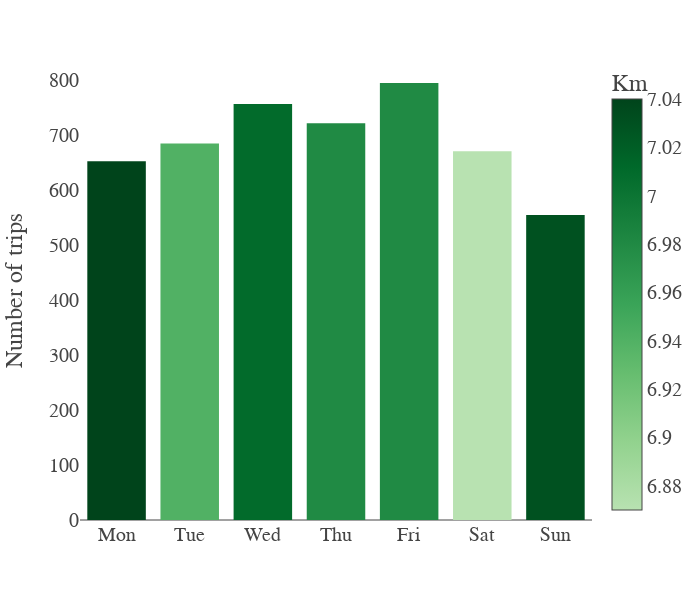

The cell this chart's notebook holds for it:
### Code cell
custom_green_scale = generate_custom_green_scale(7, dark_start=True)

agg_trips_km = gm_processing\
    .groupby('Date')[['TripID','KmDriven']].agg({'TripID':'count','KmDriven':'sum'}).reset_index()
agg_trips_km['Weekday'] = pd.to_datetime(agg_trips_km['Date']).dt.day_name()
daily_trip_km = agg_trips_km.groupby('Weekday').agg({'TripID':'mean','KmDriven':'mean'}).reset_index()
daily_trip_km['KmDriven'] = np.round(daily_trip_km['KmDriven']/daily_trip_km['TripID'],decimals=2)
daily_trip_km['TripID'] = np.round(daily_trip_km['TripID'],decimals=0).astype(int)
daily_trip_km.rename(columns={'TripID':'AvgDemand','KmDriven':'AvgDistance'},inplace=True)

orderlist = ['Monday', 'Tuesday', 'Wednesday', 'Thursday', 'Friday', 'Saturday', 'Sunday']

fig = px.bar(daily_trip_km, x='Weekday', y='AvgDemand',category_orders={'Weekday':orderlist},color='AvgDistance',
             color_continuous_scale=custom_green_scale,
             labels={'AvgDistance': 'Km', 'AvgDemand': 'Number of trips'})

fig.update_layout(width=700,height=600, template=None, font=dict(family='Aptos',size=20))
fig.update_traces()
fig.update_yaxes(showgrid=False)
fig.update_xaxes(
    ticktext=['Mon', 'Tue', 'Wed', 'Thu', 'Fri', 'Sat', 'Sun'],
    tickvals=[0, 1, 2, 3, 4, 5, 6], showgrid=False, title=None
)

fig.show()

### Figure 1 — Plotly figure (JSON) as saved in the notebook; plotly's stock layout.template omitted (floating-point values rounded to 4 significant figures)
{"data": [{"alignmentgroup": "True", "hovertemplate": "Weekday=%{x}<br>Number of trips=%{y}<br>Km=%{marker.color}<extra></extra>", "legendgroup": "", "marker": {"color": [6.98, 7.04, 6.87, 7.03, 6.98, 6.94, 7.01], "coloraxis": "coloraxis", "pattern": {"shape": ""}}, "name": "", "offsetgroup": "", "orientation": "v", "showlegend": false, "textposition": "auto", "type": "bar", "x": ["Friday", "Monday", "Saturday", "Sunday", "Thursday", "Tuesday", "Wednesday"], "xaxis": "x", "y": [794, 652, 670, 554, 721, 684, 756], "yaxis": "y"}], "layout": {"barmode": "relative", "coloraxis": {"colorbar": {"title": {"text": "Km"}}, "colorscale": [[0, "rgb(184,226,177)"], [0.1667, "rgb(146,210,142)"], [0.3333, "rgb(102,189,111)"], [0.5, "rgb(58,164,88)"], [0.6667, "rgb(29,134,65)"], [0.8333, "rgb(0,105,42)"], [1, "rgb(0,68,27)"]]}, "font": {"family": "Aptos", "size": 20}, "height": 600, "legend": {"tracegroupgap": 0}, "margin": {"t": 60}, "width": 700, "xaxis": {"anchor": "y", "categoryarray": ["Monday", "Tuesday", "Wednesday", "Thursday", "Friday", "Saturday", "Sunday"], "categoryorder": "array", "domain": [0, 1], "showgrid": false, "ticktext": ["Mon", "Tue", "Wed", "Thu", "Fri", "Sat", "Sun"], "tickvals": [0, 1, 2, 3, 4, 5, 6], "title": {}}, "yaxis": {"anchor": "x", "domain": [0, 1], "showgrid": false, "title": {"text": "Number of trips"}}}}
